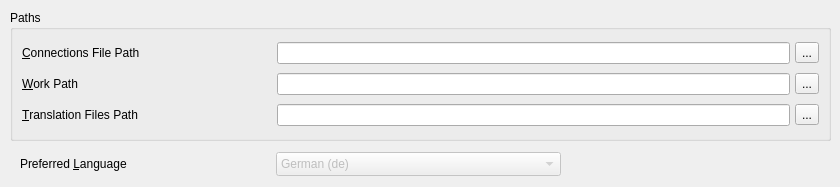
     <widget class="QWidget" name="generalPage">
      <widget class="QWidget" name="layoutWidget">
       <property name="geometry">
        <rect>
         <x>20</x>
         <y>150</y>
         <width>541</width>
         <height>28</height>
        </rect>
       </property>
       <layout class="QHBoxLayout" name="horizontalLayout_11">
        <item>
         <widget class="QLabel" name="label">
          <property name="minimumSize">
           <size>
            <width>250</width>
            <height>0</height>
           </size>
          </property>
          <property name="maximumSize">
           <size>
            <width>250</width>
            <height>16777215</height>
           </size>
          </property>
          <property name="text">
           <string>Preferred &amp;Language</string>
          </property>
          <property name="buddy">
           <cstring>langComboBox</cstring>
          </property>
         </widget>
        </item>
        <item>
         <widget class="QComboBox" name="langComboBox">
          <property name="enabled">
           <bool>false</bool>
          </property>
          <property name="insertPolicy">
           <enum>QComboBox::NoInsert</enum>
          </property>
          <property name="sizeAdjustPolicy">
           <enum>QComboBox::AdjustToMinimumContentsLengthWithIcon</enum>
          </property>
          <item>
           <property name="text">
            <string>German (de)</string>
           </property>
          </item>
          <item>
           <property name="text">
            <string>English (en)</string>
           </property>
          </item>
          <item>
           <property name="text">
            <string>Spanish (es)</string>
           </property>
          </item>
          <item>
           <property name="text">
            <string>French (fr)</string>
           </property>
          </item>
          <item>
           <property name="text">
            <string>Greek (gr)</string>
           </property>
          </item>
          <item>
           <property name="text">
            <string>Italian (it)</string>
           </property>
          </item>
          <item>
           <property name="text">
            <string>Japanese (ja_JP)</string>
           </property>
          </item>
          <item>
           <property name="text">
            <string>Polish (pl)</string>
           </property>
          </item>
          <item>
           <property name="text">
            <string>Portuguese (pt)</string>
           </property>
          </item>
          <item>
           <property name="text">
            <string>Brazilian Portuguese (pt_BR)</string>
           </property>
          </item>
          <item>
           <property name="text">
            <string>Russian (ru)</string>
           </property>
          </item>
          <item>
           <property name="text">
            <string>Chinese (zh_CN)</string>
           </property>
          </item>
         </widget>
        </item>
       </layout>
      </widget>
      <widget class="QGroupBox" name="groupBox">
       <property name="geometry">
        <rect>
         <x>10</x>
         <y>10</y>
         <width>821</width>
         <height>131</height>
        </rect>
       </property>
       <property name="title">
        <string>Paths</string>
       </property>
       <layout class="QVBoxLayout" name="verticalLayout_2">
        <item>
         <layout class="QHBoxLayout" name="horizontalLayout">
          <property name="spacing">
           <number>5</number>
          </property>
          <item>
           <widget class="QLabel" name="label_3">
            <property name="minimumSize">
             <size>
              <width>225</width>
              <height>0</height>
             </size>
            </property>
            <property name="maximumSize">
             <size>
              <width>225</width>
              <height>16777215</height>
             </size>
            </property>
            <property name="text">
             <string>&amp;Connections File Path</string>
            </property>
            <property name="buddy">
             <cstring>lineEditConnectionsFilePath</cstring>
            </property>
           </widget>
          </item>
          <item>
           <widget class="QWidget" name="widgetConnFileAlert" native="true">
            <property name="minimumSize">
             <size>
              <width>20</width>
              <height>20</height>
             </size>
            </property>
            <property name="maximumSize">
             <size>
              <width>20</width>
              <height>20</height>
             </size>
            </property>
           </widget>
          </item>
          <item>
           <widget class="QLineEdit" name="lineEditConnectionsFilePath">
            <property name="text">
             <string/>
            </property>
           </widget>
          </item>
          <item>
           <widget class="QToolButton" name="connDirButton">
            <property name="text">
             <string>...</string>
            </property>
           </widget>
          </item>
         </layout>
        </item>
        <item>
         <layout class="QHBoxLayout" name="horizontalLayout_9">
          <property name="spacing">
           <number>5</number>
          </property>
          <item>
           <widget class="QLabel" name="label_10">
            <property name="minimumSize">
             <size>
              <width>250</width>
              <height>0</height>
             </size>
            </property>
            <property name="maximumSize">
             <size>
              <width>250</width>
              <height>16777215</height>
             </size>
            </property>
            <property name="text">
             <string>&amp;Work Path</string>
            </property>
            <property name="buddy">
             <cstring>lineEditWorkPath</cstring>
            </property>
           </widget>
          </item>
          <item>
           <widget class="QLineEdit" name="lineEditWorkPath"/>
          </item>
          <item>
           <widget class="QToolButton" name="workDirButton">
            <property name="text">
             <string>...</string>
            </property>
           </widget>
          </item>
         </layout>
        </item>
        <item>
         <layout class="QHBoxLayout" name="horizontalLayout_8">
          <property name="spacing">
           <number>5</number>
          </property>
          <item>
           <widget class="QLabel" name="label_2">
            <property name="minimumSize">
             <size>
              <width>250</width>
              <height>0</height>
             </size>
            </property>
            <property name="maximumSize">
             <size>
              <width>250</width>
              <height>16777215</height>
             </size>
            </property>
            <property name="text">
             <string>&amp;Translation Files Path</string>
            </property>
            <property name="buddy">
             <cstring>lineEditLangPath</cstring>
            </property>
           </widget>
          </item>
          <item>
           <widget class="QLineEdit" name="lineEditLangPath"/>
          </item>
          <item>
           <widget class="QToolButton" name="langDirButton">
            <property name="text">
             <string>...</string>
            </property>
           </widget>
          </item>
         </layout>
        </item>
       </layout>
      </widget>
     </widget>
